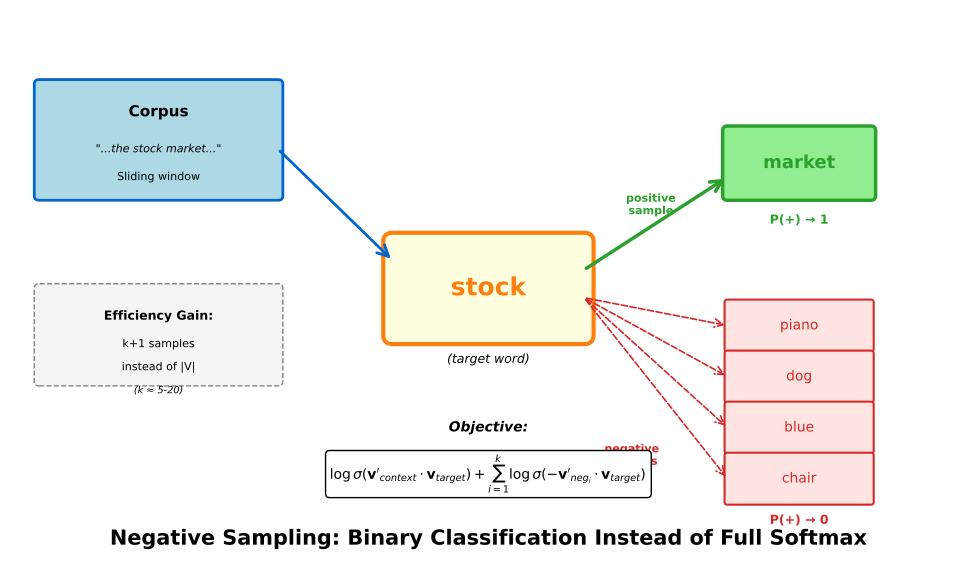

This chart was generated by the following Python code:
import numpy as np
import matplotlib.pyplot as plt
import matplotlib.patches as mpatches
from matplotlib.patches import FancyBboxPatch, FancyArrowPatch, Rectangle

# Set random seed
np.random.seed(42)

# Configure matplotlib for Beamer display
plt.rcParams.update({
    'font.size': 14,
    'axes.labelsize': 14,
    'axes.titlesize': 16,
    'xtick.labelsize': 13,
    'ytick.labelsize': 13,
    'legend.fontsize': 13,
    'figure.figsize': (10, 6),
    'figure.dpi': 150
})

# Color palette
MLPURPLE = '#3333B2'
MLBLUE = '#0066CC'
MLORANGE = '#FF7F0E'
MLGREEN = '#2CA02C'
MLRED = '#D62728'
MLLAVENDER = '#ADADE0'

# Chart metadata
CHART_METADATA = {
    'title': 'Negative Sampling: Binary Classification Instead of Full Softmax',
    'description': 'Illustration of negative sampling in Word2Vec showing target word, positive context sample, and multiple negative samples with binary classification objectives',
    'url': 'https://github.com/Digital-AI-Finance/methods-algorithms/tree/master/slides/L06_Embeddings_RL/10_negative_sampling'
}

# Create figure
fig, ax = plt.subplots(figsize=(10, 6), dpi=150)
ax.set_xlim(0, 10)
ax.set_ylim(0, 6)
ax.axis('off')

# Target word (center)
target_box = FancyBboxPatch((4.0, 2.5), 2.0, 1.0, boxstyle="round,pad=0.1",
                            edgecolor=MLORANGE, facecolor='lightyellow', linewidth=3)
ax.add_patch(target_box)
ax.text(5.0, 3.0, 'stock', ha='center', va='center', fontsize=18,
        weight='bold', color=MLORANGE)
ax.text(5.0, 2.3, '(target word)', ha='center', va='top', fontsize=9,
        style='italic')

# Positive context word (top right)
pos_box = FancyBboxPatch((7.5, 4.0), 1.5, 0.7, boxstyle="round,pad=0.05",
                         edgecolor=MLGREEN, facecolor='lightgreen', linewidth=2.5)
ax.add_patch(pos_box)
ax.text(8.25, 4.35, 'market', ha='center', va='center', fontsize=13,
        weight='bold', color=MLGREEN)
ax.text(8.25, 3.8, 'P(+) → 1', ha='center', va='top', fontsize=9,
        weight='bold', color=MLGREEN)

# Arrow from target to positive
arrow_pos = FancyArrowPatch((6.0, 3.2), (7.5, 4.2), arrowstyle='->',
                           mutation_scale=20, linewidth=2.5, color=MLGREEN)
ax.add_patch(arrow_pos)
ax.text(6.7, 3.9, 'positive\nsample', ha='center', va='center', fontsize=8,
        color=MLGREEN, weight='bold')

# Negative samples (bottom right)
negative_words = ['piano', 'dog', 'blue', 'chair']
for i, word in enumerate(negative_words):
    y = 2.6 - i * 0.55
    neg_box = FancyBboxPatch((7.5, y - 0.25), 1.5, 0.5, boxstyle="round,pad=0.03",
                             edgecolor=MLRED, facecolor='mistyrose', linewidth=1.5)
    ax.add_patch(neg_box)
    ax.text(8.25, y, word, ha='center', va='center', fontsize=10, color=MLRED)

    # Arrow from target to negative
    arrow_neg = FancyArrowPatch((6.0, 2.9), (7.5, y), arrowstyle='->',
                               mutation_scale=15, linewidth=1.2, color=MLRED,
                               linestyle='--')
    ax.add_patch(arrow_neg)

ax.text(8.25, 0.5, 'P(+) → 0', ha='center', va='center', fontsize=9,
        weight='bold', color=MLRED)
ax.text(6.5, 1.2, 'negative\nsamples', ha='center', va='center', fontsize=8,
        color=MLRED, weight='bold')

# Corpus/sliding window (left side)
corpus_box = FancyBboxPatch((0.3, 4.0), 2.5, 1.2, boxstyle="round,pad=0.05",
                            edgecolor=MLBLUE, facecolor='lightblue', linewidth=2)
ax.add_patch(corpus_box)
ax.text(1.55, 4.9, 'Corpus', ha='center', va='center', fontsize=11, weight='bold')
ax.text(1.55, 4.5, '"...the stock market..."', ha='center', va='center',
        fontsize=8, style='italic')
ax.text(1.55, 4.2, 'Sliding window', ha='center', va='center', fontsize=8)

# Arrow from corpus to target
corpus_arrow = FancyArrowPatch((2.8, 4.5), (4.0, 3.3), arrowstyle='->',
                              mutation_scale=20, linewidth=2, color=MLBLUE)
ax.add_patch(corpus_arrow)

# Objective function annotation (bottom)
formula_text = r"$\log \sigma(\mathbf{v}'_{context} \cdot \mathbf{v}_{target}) + \sum_{i=1}^{k} \log \sigma(-\mathbf{v}'_{neg_i} \cdot \mathbf{v}_{target})$"
ax.text(5.0, 1.5, 'Objective:', ha='center', va='center', fontsize=10,
        weight='bold', style='italic')
ax.text(5.0, 1.0, formula_text, ha='center', va='center', fontsize=10,
        bbox=dict(boxstyle='round,pad=0.3', facecolor='white',
                  edgecolor='black', linewidth=1))

# Efficiency note (top left)
efficiency_box = FancyBboxPatch((0.3, 2.0), 2.5, 1.0, boxstyle="round,pad=0.05",
                                edgecolor='gray', facecolor='whitesmoke',
                                linewidth=1, linestyle='--')
ax.add_patch(efficiency_box)
ax.text(1.55, 2.7, 'Efficiency Gain:', ha='center', va='center',
        fontsize=9, weight='bold')
ax.text(1.55, 2.4, 'k+1 samples', ha='center', va='center', fontsize=8)
ax.text(1.55, 2.15, 'instead of |V|', ha='center', va='center', fontsize=8)
ax.text(1.55, 1.9, '(k ≈ 5-20)', ha='center', va='center', fontsize=7,
        style='italic')

# Title
ax.text(5.0, 0.3, CHART_METADATA['title'], ha='center', va='center',
        fontsize=15, weight='bold')

# Save figure
plt.tight_layout()
plt.savefig('D:/Joerg/Research/slides/Methods_and_Algorithms/slides/L06_Embeddings_RL/10_negative_sampling/chart.pdf',
            bbox_inches='tight', dpi=150)
print(f"Chart saved: {CHART_METADATA['title']}")
plt.close()
